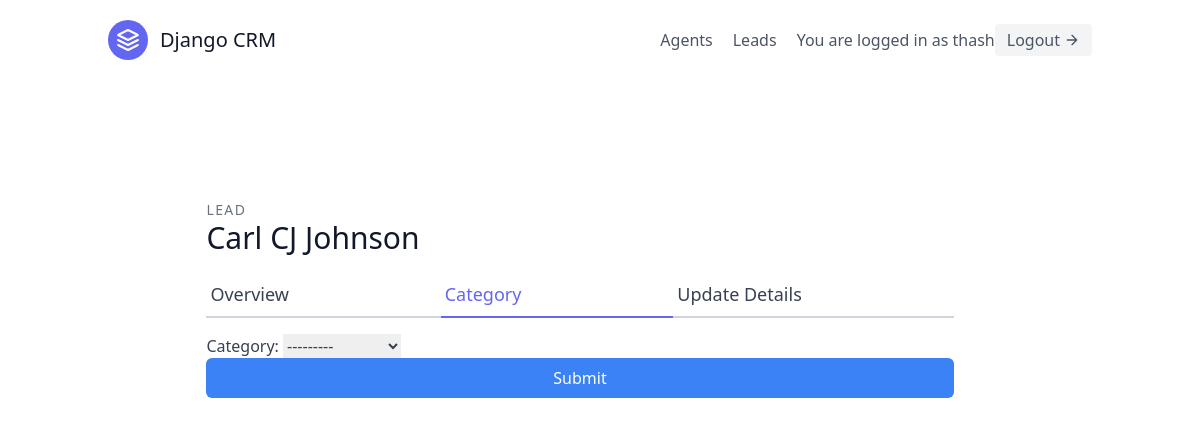
The app's page /leads/categories/4/update/ (signed in), older data.
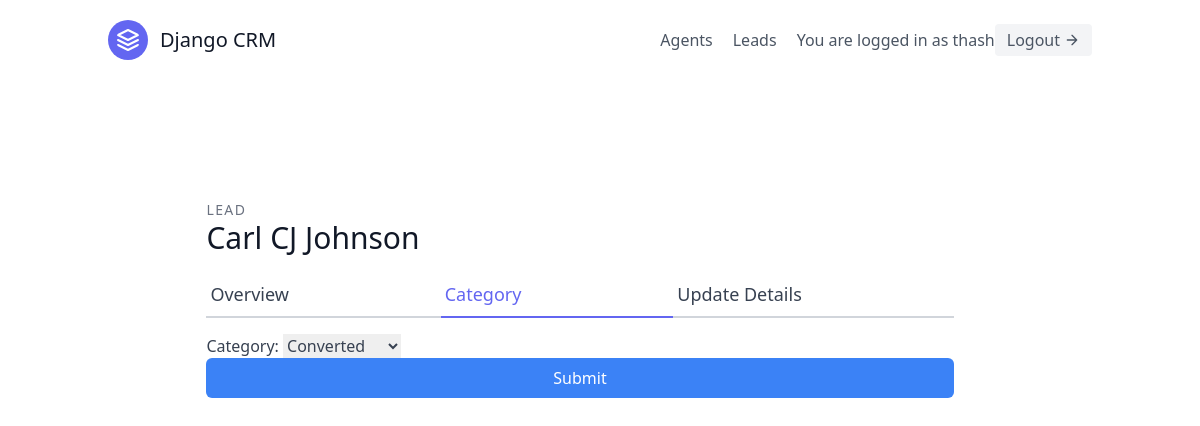
The same page, newer data.
### leads/models.py (models this page shows, shortened)
class Lead(models.Model):
    first_name = models.CharField(max_length=20)
    last_name = models.CharField(max_length=20)
    age = models.IntegerField(default=0)
    agent = models.ForeignKey(Agent, null=True, blank=True, on_delete=models.SET_NULL)
    organisation = models.ForeignKey(UserProfile, on_delete=models.CASCADE)
    category = models.ForeignKey("Category", related_name="leads",  null=True, blank=True, on_delete=models.SET_NULL)
    description = models.TextField()
    date_added = models.DateTimeField(auto_now_add=True)
    phone_number = models.CharField(max_length=20)
    email = models.EmailField()

### leads/views.py (the view, shortened to what this page needs)
# urls.py: path('categories/<int:pk>/update/', views.CategoryUpdateView.as_view(), name='category-update'),
class CategoryUpdateView(LoginRequiredMixin, generic.UpdateView):
    template_name = "leads/category_update.html"
    form_class = LeadCategoryUpdateForm
    def get_queryset(self):
        user = self.request.user
        if user.is_organiser:
            queryset = Lead.objects.filter(organisation=user.userprofile)
        else:
            queryset = Lead.objects.filter(organisation=user.agent.organisation)
            queryset = queryset.filter(agent__user=user)
        return queryset

### leads/forms.py
class LeadCategoryUpdateForm(forms.ModelForm):
    class Meta:
        model = Lead
        fields = ("category",)

### leads/models.py (called while the page is built)
    def __str__(self):
        return self.name

### leads/templates/leads/category_update.html (shortened to what this page needs)
{% extends "base.html" %}
{% load tailwind_filters %}
{% block content %}
<section class="text-gray-700 body-font overflow-hidden">
    <div class="container px-5 py-24 mx-auto">
      <div class="lg:w-4/5 mx-auto flex flex-wrap">
        <div class="w-full lg:pr-10 lg:py-6 mb-6 lg:mb-0">
            <h2 class="text-sm title-font text-gray-500 tracking-widest">LEAD</h2>
            <h1 class="text-gray-900 text-3xl title-font font-medium mb-4">{{ lead.first_name }} {{ lead.last_name }}</h1>
            <div class="flex mb-4">
                <a href="{% url 'leads:detail' lead.pk %}" class="flex-grow border-b-2 border-gray-300 py-2 text-lg px-1">
                    Overview
                </a>
                <a href="{% url 'leads:category-update' lead.pk %}" class="flex-grow text-indigo-500 border-b-2 border-indigo-500 py-2 text-lg px-1">
                    Category
                </a>
                <a href="{% url 'leads:update' lead.pk %}" class="flex-grow border-b-2 border-gray-300 py-2 text-lg px-1">
                    Update Details
                </a>
            </div>
            <form form method="post">
                {{ form|crispy }}
                <button type="submit" class="w-full text-white bg-blue-500 hover:bg-blue-600 px-3 py-2 rounded-md">Submit</button>
            </form>
        </div>
      </div>
    </div>
  </section>
{% endblock content %}

Row changes from the older to the newer data that the page shows:
changed Lead "Carl CJ": category "---------" → "Converted"
